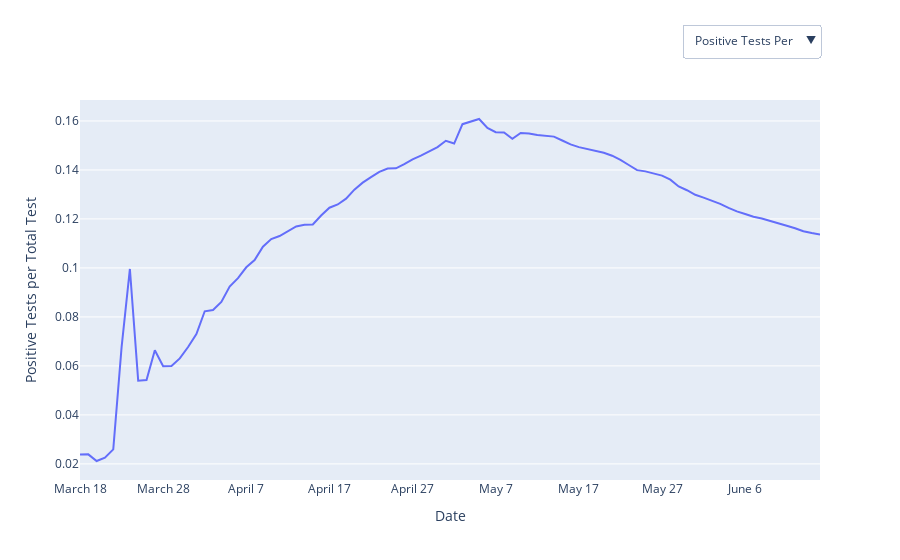

Notebook code cell kept with this figure:
### Code cell
fig = go.Figure(data=[
    go.Bar(name='Negative', x=dates[5:], y=negative[2:] ,visible = False),
    go.Bar(name='Positive', x=dates[5:], y=positive[2:],  visible = False)])

fig.update_layout(barmode='stack')

fig.add_trace(go.Scatter(x=dates[5:], y=positive_per_test[3:],
                    mode='lines',
                    name='Positive Tests per Total Tests (Cumulative Average)'))

fig.add_trace(go.Scatter(x=dates[5:], y=total_tests[3:],
                    mode='lines',
                    name='Total Tests',  visible = False))

fig.update_layout(
                   xaxis_title='Date',
                   yaxis_title='Positive Tests per Total Test',  xaxis = {"dtick" : 10})

fig.update_layout(
    updatemenus=[
        dict(
            #type="buttons",
            direction="down",
            showactive = True,
            #active = 0,
            x=1,
            y=1.2,
            buttons=list([
                dict(label="Positive Tests Per",
                     method="update",
                     args=[{"visible": [False,False, True, False]},
                           {"title": 'Positive Tests per Total Tests (Cumulative Average)', 
                            "xaxis.title" : 'Date',
                            "yaxis.title" : 'Positive Tests per Total Test',
                            "yaxis.type": "linear",
                            #"xaxis.type": "linear",
                            "annotations" : [],
                           }]   ),
                dict(label="Test",
                     method="update",
                     args=[{"visible": [True,True, False, False]},
                           {"title": 'Total Tests', 
                            "xaxis.title" : 'Date',
                            "yaxis.title" : 'Number of Tests',
                            "yaxis.type": "linear",
                            #"xaxis.type": "linear",
                            "annotations" : [],
                           }]   ),

            ]),
        )
    ])

fig.show()
with open('../plotly/tested.json', 'w') as f:
    f.write(fig.to_json())

### Figure 1 — Plotly figure (JSON) as saved in the notebook; plotly's stock layout.template omitted (floating-point values rounded to 4 significant figures; data arrays with more than 128 entries replaced by an {"elided": "..."} marker saying what was removed)
{"data": [{"name": "Negative", "type": "bar", "visible": false, "x": ["March 18", "March 19", "March 20", "March 21", "March 22", "March 23", "March 24", "March 25", "March 26", "March 27", "March 28", "March 29", "March 30", "March 31", "April 1", "April 2", "April 3", "April 4", "April 5", "April 6", "April 7", "April 8", "April 9", "April 10", "April 11", "April 12", "April 13", "April 14", "April 15", "April 16", "April 17", "April 18", "April 19", "April 20", "April 21", "April 22", "April 23", "April 24", "April 25", "April 26", "April 27", "April 28", "April 29", "April 30", "May 1", "May 2", "May 3", "May 4", "May 5", "May 6", "May 7", "May 8", "May 9", "May 10", "May 11", "May 12", "May 13", "May 14", "May 15", "May 16", "May 17", "May 18", "May 19", "May 20", "May 21", "May 22", "May 23", "May 24", "May 25", "May 26", "May 27", "May 28", "May 29", "May 30", "May 31", "June 1", "June 2", "June 3", "June 04", "June 05", "June 6", "June 7", "June 8", "June 09", "June 10", "June 11", "June 12", "June 13", "June 14", "June 15"], "y": [1699, 435, 1118, 1369, 1542, 544, 1425, 991, 14432, 5220, 481, 11254, 5675, 7021, 7093, 1704, 3942, 6599, 7607, 4762, 3541, 3653, 4053, 3224, 4077, 4283, 3102, 4088, 5190, 5111, 4400, 4210, 4325, 3942, 3291, 2912, 3689, 3912, 4021, 4482, 3972, 3720, 3525, 3630, 4164, 4210, 8318, 3903, 3611, 3395, 10658, 8301, 5864, 9615, 918, 5226, 5990, 5051, 5742, 7319, 7921, 6799, 5367, 5079, 6810, 6876, 8554, 8703, 9018, 5638, 5786, 6580, 8165, 10722, 7503, 7705, 5317, 5979, 6463, 7363, 6670, 5500, 5527, 3710, 4650, 5373, 5228, 5263, 5899, 4010, 3181]}, {"name": "Positive", "type": "bar", "visible": false, "x": ["March 18", "March 19", "March 20", "March 21", "March 22", "March 23", "March 24", "March 25", "March 26", "March 27", "March 28", "March 29", "March 30", "March 31", "April 1", "April 2", "April 3", "April 4", "April 5", "April 6", "April 7", "April 8", "April 9", "April 10", "April 11", "April 12", "April 13", "April 14", "April 15", "April 16", "April 17", "April 18", "April 19", "April 20", "April 21", "April 22", "April 23", "April 24", "April 25", "April 26", "April 27", "April 28", "April 29", "April 30", "May 1", "May 2", "May 3", "May 4", "May 5", "May 6", "May 7", "May 8", "May 9", "May 10", "May 11", "May 12", "May 13", "May 14", "May 15", "May 16", "May 17", "May 18", "May 19", "May 20", "May 21", "May 22", "May 23", "May 24", "May 25", "May 26", "May 27", "May 28", "May 29", "May 30", "May 31", "June 1", "June 2", "June 3", "June 04", "June 05", "June 6", "June 7", "June 8", "June 09", "June 10", "June 11", "June 12", "June 13", "June 14", "June 15"], "y": [23, 20, 27, 18, 42, 38, 409, 385, 326, 290, 392, 477, 342, 590, 732, 449, 907, 583, 896, 947, 636, 760, 691, 881, 765, 615, 554, 711, 691, 612, 997, 941, 723, 836, 962, 807, 839, 873, 778, 651, 840, 875, 775, 837, 944, 1110, 1043, 2174, 758, 794, 910, 921, 878, 870, 715, 768, 756, 706, 793, 696, 753, 707, 570, 578, 720, 646, 697, 573, 573, 614, 541, 563, 530, 419, 408, 295, 239, 291, 259, 255, 226, 225, 198, 138, 156, 144, 181, 158, 128, 102, 92]}, {"mode": "lines", "name": "Positive Tests per Total Tests (Cumulative Average)", "type": "scatter", "x": ["March 18", "March 19", "March 20", "March 21", "March 22", "March 23", "March 24", "March 25", "March 26", "March 27", "March 28", "March 29", "March 30", "March 31", "April 1", "April 2", "April 3", "April 4", "April 5", "April 6", "April 7", "April 8", "April 9", "April 10", "April 11", "April 12", "April 13", "April 14", "April 15", "April 16", "April 17", "April 18", "April 19", "April 20", "April 21", "April 22", "April 23", "April 24", "April 25", "April 26", "April 27", "April 28", "April 29", "April 30", "May 1", "May 2", "May 3", "May 4", "May 5", "May 6", "May 7", "May 8", "May 9", "May 10", "May 11", "May 12", "May 13", "May 14", "May 15", "May 16", "May 17", "May 18", "May 19", "May 20", "May 21", "May 22", "May 23", "May 24", "May 25", "May 26", "May 27", "May 28", "May 29", "May 30", "May 31", "June 1", "June 2", "June 3", "June 04", "June 05", "June 6", "June 7", "June 8", "June 09", "June 10", "June 11", "June 12", "June 13", "June 14", "June 15"], "y": [0.02379, 0.02389, 0.02118, 0.02252, 0.02594, 0.06755, 0.09958, 0.05397, 0.05425, 0.06642, 0.05988, 0.05992, 0.06306, 0.06772, 0.07303, 0.0823, 0.08285, 0.08613, 0.09239, 0.09585, 0.1003, 0.1032, 0.1087, 0.1118, 0.113, 0.1148, 0.1169, 0.1176, 0.1177, 0.1214, 0.1246, 0.1259, 0.1283, 0.132, 0.1348, 0.137, 0.1392, 0.1405, 0.1407, 0.1423, 0.1443, 0.1458, 0.1475, 0.1493, 0.1519, 0.1508, 0.1587, 0.1596, 0.1608, 0.1571, 0.1554, 0.1553, 0.1527, 0.1551, 0.1549, 0.1542, 0.1539, 0.1536, 0.152, 0.1504, 0.1493, 0.1485, 0.1479, 0.147, 0.1458, 0.1441, 0.142, 0.1399, 0.1394, 0.1387, 0.1377, 0.136, 0.1333, 0.1317, 0.1299, 0.1287, 0.1275, 0.1261, 0.1245, 0.1231, 0.122, 0.1209, 0.1202, 0.1193, 0.1182, 0.1172, 0.1162, 0.115, 0.1142, 0.1137]}, {"mode": "lines", "name": "Total Tests", "type": "scatter", "visible": false, "x": ["March 18", "March 19", "March 20", "March 21", "March 22", "March 23", "March 24", "March 25", "March 26", "March 27", "March 28", "March 29", "March 30", "March 31", "April 1", "April 2", "April 3", "April 4", "April 5", "April 6", "April 7", "April 8", "April 9", "April 10", "April 11", "April 12", "April 13", "April 14", "April 15", "April 16", "April 17", "April 18", "April 19", "April 20", "April 21", "April 22", "April 23", "April 24", "April 25", "April 26", "April 27", "April 28", "April 29", "April 30", "May 1", "May 2", "May 3", "May 4", "May 5", "May 6", "May 7", "May 8", "May 9", "May 10", "May 11", "May 12", "May 13", "May 14", "May 15", "May 16", "May 17", "May 18", "May 19", "May 20", "May 21", "May 22", "May 23", "May 24", "May 25", "May 26", "May 27", "May 28", "May 29", "May 30", "May 31", "June 1", "June 2", "June 3", "June 04", "June 05", "June 6", "June 7", "June 8", "June 09", "June 10", "June 11", "June 12", "June 13", "June 14", "June 15"], "y": {"elided": "183 int values"}}], "layout": {"barmode": "stack", "updatemenus": [{"buttons": [{"args": [{"visible": [false, false, true, false]}, {"annotations": [], "title": "Positive Tests per Total Tests (Cumulative Average)", "xaxis.title": "Date", "yaxis.title": "Positive Tests per Total Test", "yaxis.type": "linear"}], "label": "Positive Tests Per", "method": "update"}, {"args": [{"visible": [true, true, false, false]}, {"annotations": [], "title": "Total Tests", "xaxis.title": "Date", "yaxis.title": "Number of Tests", "yaxis.type": "linear"}], "label": "Test", "method": "update"}], "direction": "down", "showactive": true, "x": 1, "y": 1.2}], "xaxis": {"dtick": 10, "title": {"text": "Date"}}, "yaxis": {"title": {"text": "Positive Tests per Total Test"}}}}
